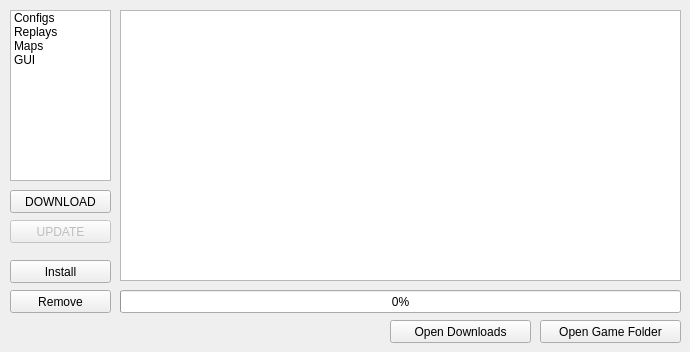
    <widget class="QWidget" name="skinsTab">
     <property name="enabled">
      <bool>true</bool>
     </property>
     <attribute name="title">
      <string> DOWNLOADS </string>
     </attribute>
     <attribute name="toolTip">
      <string>GUI Tools</string>
     </attribute>
     <widget class="QPushButton" name="BTN_skinFolder">
      <property name="geometry">
       <rect>
        <x>390</x>
        <y>320</y>
        <width>141</width>
        <height>23</height>
       </rect>
      </property>
      <property name="toolTip">
       <string>Open the skins folder in Explorer</string>
      </property>
      <property name="statusTip">
       <string>Open the skins folder in Explorer</string>
      </property>
      <property name="text">
       <string>Open Downloads</string>
      </property>
      <property name="icon">
       <iconset>
        <normaloff>:/icons/icons/folders_explorer.png</normaloff>:/icons/icons/folders_explorer.png</iconset>
      </property>
     </widget>
     <widget class="QPushButton" name="btn_OpenGameFolder">
      <property name="geometry">
       <rect>
        <x>540</x>
        <y>320</y>
        <width>141</width>
        <height>23</height>
       </rect>
      </property>
      <property name="toolTip">
       <string>Open your game folder in explorer</string>
      </property>
      <property name="statusTip">
       <string>Open your game folder in explorer</string>
      </property>
      <property name="text">
       <string>Open Game Folder</string>
      </property>
      <property name="icon">
       <iconset>
        <normaloff>:/icons/icons/folder.png</normaloff>:/icons/icons/folder.png</iconset>
      </property>
     </widget>
     <widget class="QPushButton" name="BTN_uninstallSkin">
      <property name="enabled">
       <bool>true</bool>
      </property>
      <property name="geometry">
       <rect>
        <x>10</x>
        <y>290</y>
        <width>101</width>
        <height>23</height>
       </rect>
      </property>
      <property name="toolTip">
       <string>Remove the current skin</string>
      </property>
      <property name="statusTip">
       <string>Remove the current skin</string>
      </property>
      <property name="autoFillBackground">
       <bool>false</bool>
      </property>
      <property name="text">
       <string>Remove</string>
      </property>
      <property name="checkable">
       <bool>false</bool>
      </property>
     </widget>
     <widget class="QPushButton" name="BTN_installSkin">
      <property name="enabled">
       <bool>true</bool>
      </property>
      <property name="geometry">
       <rect>
        <x>10</x>
        <y>260</y>
        <width>101</width>
        <height>23</height>
       </rect>
      </property>
      <property name="toolTip">
       <string>Click to install the selected skin</string>
      </property>
      <property name="statusTip">
       <string>Click to install the selected skin</string>
      </property>
      <property name="autoFillBackground">
       <bool>false</bool>
      </property>
      <property name="text">
       <string>Install</string>
      </property>
      <property name="checkable">
       <bool>false</bool>
      </property>
     </widget>
     <widget class="QListWidget" name="dltypelist">
      <property name="geometry">
       <rect>
        <x>10</x>
        <y>10</y>
        <width>101</width>
        <height>171</height>
       </rect>
      </property>
      <item>
       <property name="text">
        <string>Configs</string>
       </property>
       <property name="icon">
        <iconset resource="icons.qrc">
         <normaloff>:/icons/icons/games/iconWishlist.png</normaloff>:/icons/icons/games/iconWishlist.png</iconset>
       </property>
      </item>
      <item>
       <property name="text">
        <string>Replays</string>
       </property>
       <property name="icon">
        <iconset resource="icons.qrc">
         <normaloff>:/icons/icons/games/iconVideo.png</normaloff>:/icons/icons/games/iconVideo.png</iconset>
       </property>
      </item>
      <item>
       <property name="text">
        <string>Maps</string>
       </property>
       <property name="icon">
        <iconset resource="icons.qrc">
         <normaloff>:/icons/icons/games/iconInventory.png</normaloff>:/icons/icons/games/iconInventory.png</iconset>
       </property>
      </item>
      <item>
       <property name="text">
        <string>GUI</string>
       </property>
       <property name="icon">
        <iconset resource="icons.qrc">
         <normaloff>:/icons/icons/games/iconGroups.png</normaloff>:/icons/icons/games/iconGroups.png</iconset>
       </property>
      </item>
     </widget>
     <widget class="QPushButton" name="btn_dldownload">
      <property name="enabled">
       <bool>true</bool>
      </property>
      <property name="geometry">
       <rect>
        <x>10</x>
        <y>190</y>
        <width>101</width>
        <height>23</height>
       </rect>
      </property>
      <property name="toolTip">
       <string>Click to install the selected skin</string>
      </property>
      <property name="statusTip">
       <string>Click to install the selected skin</string>
      </property>
      <property name="autoFillBackground">
       <bool>false</bool>
      </property>
      <property name="text">
       <string>DOWNLOAD</string>
      </property>
      <property name="checkable">
       <bool>false</bool>
      </property>
     </widget>
     <widget class="QPushButton" name="btn_dlupdate">
      <property name="enabled">
       <bool>false</bool>
      </property>
      <property name="geometry">
       <rect>
        <x>10</x>
        <y>220</y>
        <width>101</width>
        <height>23</height>
       </rect>
      </property>
      <property name="toolTip">
       <string>Click to install the selected skin</string>
      </property>
      <property name="statusTip">
       <string>Click to install the selected skin</string>
      </property>
      <property name="autoFillBackground">
       <bool>false</bool>
      </property>
      <property name="text">
       <string>UPDATE</string>
      </property>
      <property name="checkable">
       <bool>false</bool>
      </property>
     </widget>
     <widget class="QTreeWidget" name="treeDownloads">
      <property name="enabled">
       <bool>true</bool>
      </property>
      <property name="geometry">
       <rect>
        <x>120</x>
        <y>10</y>
        <width>561</width>
        <height>271</height>
       </rect>
      </property>
      <property name="autoScrollMargin">
       <number>16</number>
      </property>
      <property name="showDropIndicator" stdset="0">
       <bool>false</bool>
      </property>
      <property name="indentation">
       <number>0</number>
      </property>
      <property name="rootIsDecorated">
       <bool>false</bool>
      </property>
      <property name="uniformRowHeights">
       <bool>true</bool>
      </property>
      <property name="itemsExpandable">
       <bool>false</bool>
      </property>
      <property name="sortingEnabled">
       <bool>true</bool>
      </property>
      <property name="animated">
       <bool>false</bool>
      </property>
      <property name="wordWrap">
       <bool>true</bool>
      </property>
      <property name="expandsOnDoubleClick">
       <bool>true</bool>
      </property>
      <property name="columnCount">
       <number>0</number>
      </property>
      <attribute name="headerCascadingSectionResizes">
       <bool>true</bool>
      </attribute>
      <attribute name="headerMinimumSectionSize">
       <number>20</number>
      </attribute>
      <attribute name="headerShowSortIndicator" stdset="0">
       <bool>true</bool>
      </attribute>
      <attribute name="headerStretchLastSection">
       <bool>true</bool>
      </attribute>
     </widget>
     <widget class="QProgressBar" name="DownloadProgressBar">
      <property name="geometry">
       <rect>
        <x>120</x>
        <y>290</y>
        <width>561</width>
        <height>23</height>
       </rect>
      </property>
      <property name="value">
       <number>0</number>
      </property>
      <property name="textVisible">
       <bool>true</bool>
      </property>
      <property name="orientation">
       <enum>Qt::Horizontal</enum>
      </property>
      <property name="invertedAppearance">
       <bool>false</bool>
      </property>
      <property name="format">
       <string>%p%</string>
      </property>
     </widget>
    </widget>
